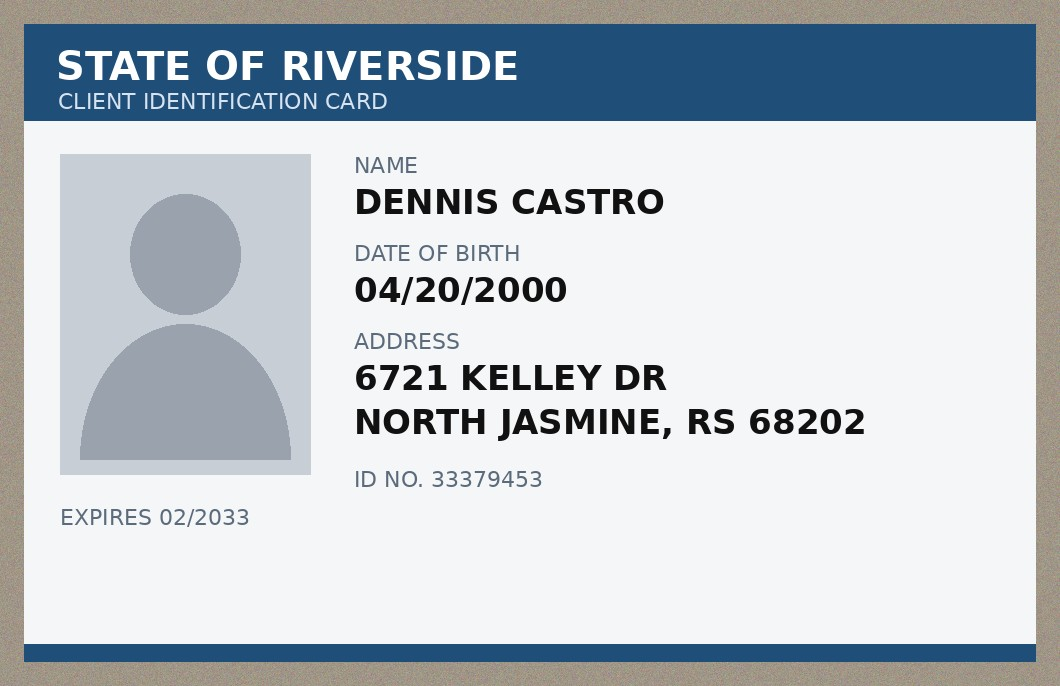
#> input picture evals/datasets/ocr/golden/clean_00.jpg, 1060 x 686 px
$ python -i preprocess.py   (imports and definitions only)
#> lines starting #> are read from the running program, lines starting #| are printed output that depends on the picture; after the words box and inside, x2 and y2 are one past the last pixel; in counts of white or black regions, pixels touching at a corner belong together
#> further down, picture is the input picture: shape (686, 1060, 3); mean B, G, R 204.8, 198, 190.6
"""Image cleanup before OCR: find the card and flatten it, straighten skew, even out light."""

import cv2
import numpy as np
from PIL import Image

TARGET_WIDTH = 1600


def to_cv(image: Image.Image) -> np.ndarray:
    return cv2.cvtColor(np.asarray(image), cv2.COLOR_RGB2BGR)


def _order(points: np.ndarray) -> np.ndarray:
    points = points.reshape(4, 2).astype("float32")
    s = points.sum(axis=1)
    d = np.diff(points, axis=1).ravel()
    return np.array(
        [points[np.argmin(s)], points[np.argmin(d)], points[np.argmax(s)], points[np.argmax(d)]],
        dtype="float32",
    )


def find_card(bgr: np.ndarray) -> np.ndarray | None:
    """Warp the largest card-shaped quadrilateral to a flat rectangle, if one is visible."""
    h, w = bgr.shape[:2]
#> h = 686; w = 1060
    gray = cv2.cvtColor(bgr, cv2.COLOR_BGR2GRAY)
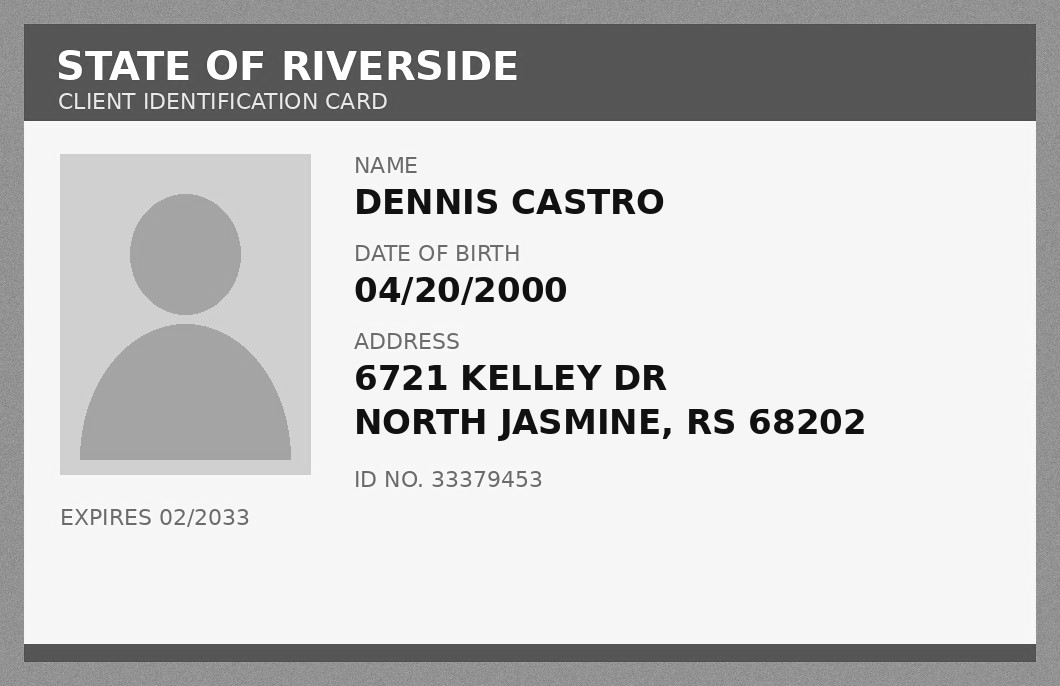
#> gray: shape (686, 1060); min 2, max 255, mean 199
    blurred = cv2.GaussianBlur(gray, (5, 5), 0)
    edges = cv2.Canny(blurred, 40, 120)
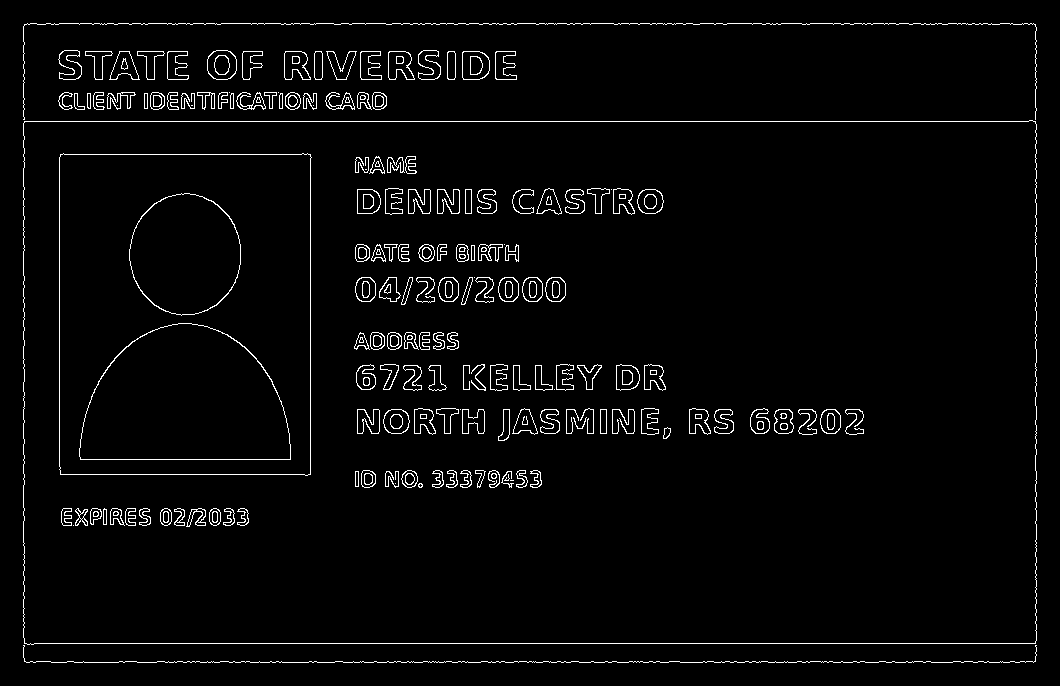
#> edges: shape (686, 1060); 2.9% white in thin lines or dots, all inside (x1, y1, x2, y2) = (23, 23, 1037, 663)
    edges = cv2.dilate(edges, np.ones((3, 3), np.uint8), iterations=2)
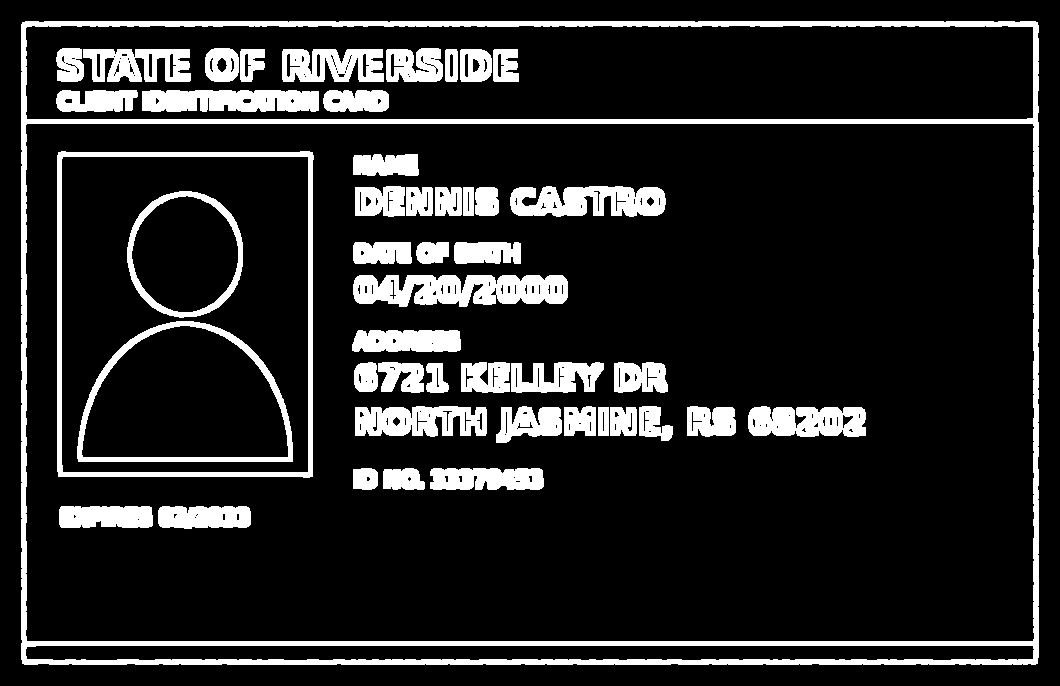
#> edges: shape (686, 1060); 14.1% white; 47 white regions
    contours, _ = cv2.findContours(edges, cv2.RETR_EXTERNAL, cv2.CHAIN_APPROX_SIMPLE)
#> contours = 1 contour; box (x1, y1, x2, y2) and area: (21, 21, 1039, 665) 653661
    for contour in sorted(contours, key=cv2.contourArea, reverse=True)[:5]:
        area = cv2.contourArea(contour)
        if area < 0.25 * w * h or area > 0.98 * w * h:
            continue
        approx = cv2.approxPolyDP(contour, 0.02 * cv2.arcLength(contour, True), True)
        if len(approx) != 4:
            continue
        tl, tr, br, bl = _order(approx)
        width = int(max(np.linalg.norm(br - bl), np.linalg.norm(tr - tl)))
        height = int(max(np.linalg.norm(tr - br), np.linalg.norm(tl - bl)))
        if width < 200 or height < 120:
            continue
        if height > width:  # card photographed in portrait: keep the long side horizontal
            tl, tr, br, bl = tr, br, bl, tl
            width, height = height, width
        dst = np.array(
            [[0, 0], [width - 1, 0], [width - 1, height - 1], [0, height - 1]], dtype="float32"
        )
        matrix = cv2.getPerspectiveTransform(np.array([tl, tr, br, bl]), dst)
        return cv2.warpPerspective(bgr, matrix, (width, height))
#> this loop made 1 pass
#> (area, points in _order, s in _order, d in _order, width, height, dst) on pass 1: (653661, [[22, 22], [22, 663], [1037, 663], [1037, 22]], [44, 685, 1700, 1059], [0, 641, -374, -1015], 1015, 641, [[0, 0], [1014, 0], [1014, 640], [0, 640]])
    return None


def deskew(gray: np.ndarray) -> np.ndarray:
    """Rotate so text lines are horizontal (handles mild skew when no card edge is found)."""
    inverted = cv2.bitwise_not(gray)
    thresh = cv2.threshold(inverted, 0, 255, cv2.THRESH_BINARY | cv2.THRESH_OTSU)[1]
    coords = np.column_stack(np.where(thresh > 0))
    if len(coords) < 50:
        return gray
    angle = cv2.minAreaRect(coords[:, ::-1].astype("float32"))[-1]
    if angle > 45:
        angle -= 90
    if abs(angle) < 0.5 or abs(angle) > 20:
        return gray
    h, w = gray.shape
    matrix = cv2.getRotationMatrix2D((w / 2, h / 2), angle, 1.0)
    return cv2.warpAffine(
        gray, matrix, (w, h), flags=cv2.INTER_CUBIC, borderMode=cv2.BORDER_REPLICATE
    )


def prepare(image: Image.Image) -> list[np.ndarray]:
    """Candidate images for OCR, best first: flattened card, then the whole photo."""
    bgr = to_cv(image)
    candidates = []
    card = find_card(bgr)
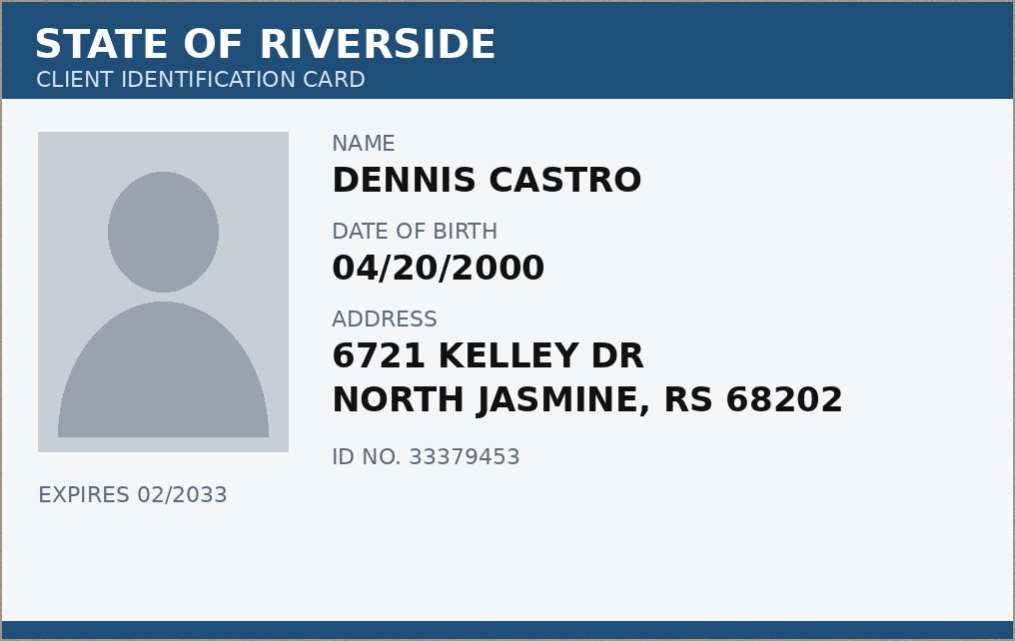
#> card: shape (641, 1015, 3); mean R, G, B 194.1, 203.6, 212.9
    for source in ([card] if card is not None else []) + [bgr]:
        h, w = source.shape[:2]
        scale = TARGET_WIDTH / w
        resized = cv2.resize(
            source,
            (TARGET_WIDTH, int(h * scale)),
            interpolation=cv2.INTER_CUBIC if scale > 1 else cv2.INTER_AREA,
        )
        gray = cv2.cvtColor(resized, cv2.COLOR_BGR2GRAY)
        gray = cv2.createCLAHE(clipLimit=2.0, tileGridSize=(8, 8)).apply(gray)
        if source is not card:
            gray = deskew(gray)
        candidates.append(gray)
#> this loop made 2 passes
#> scale on pass 1: 1.58
#> (scale, angle in deskew) on pass 2: (1.51, -90)
#> pass 1, in prepare, `gray = cv2.cvtColor(resized, cv2.COLOR_BGR2GRAY)`:
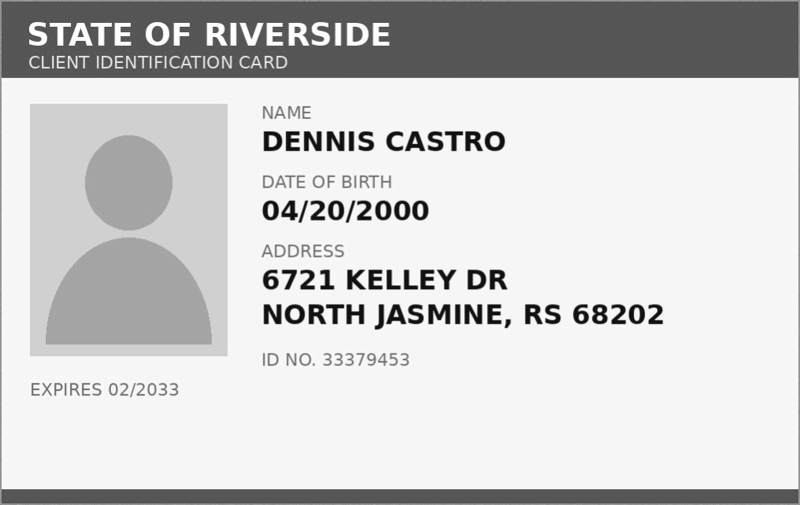
#> gray: shape (1010, 1600) (shown at 1/2 size); min 0, max 255, mean 205
#> pass 2, in prepare, `resized = cv2.resize( source, (TARGET_WIDTH, int(h * scale)), interpol..`:
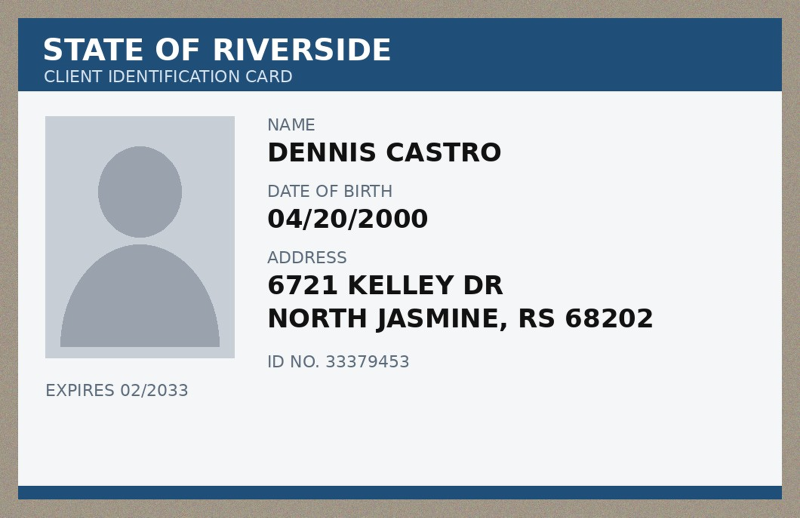
#> resized: shape (1035, 1600, 3) (shown at 1/2 size); mean R, G, B 190.5, 198, 204.8
#> after the loop, candidates = 2 items
    return candidates

>>> import cv2
>>> picture = cv2.imread('../../../evals/datasets/ocr/golden/clean_00.jpg')
>>> result = prepare(picture)
#> result = 2 items
